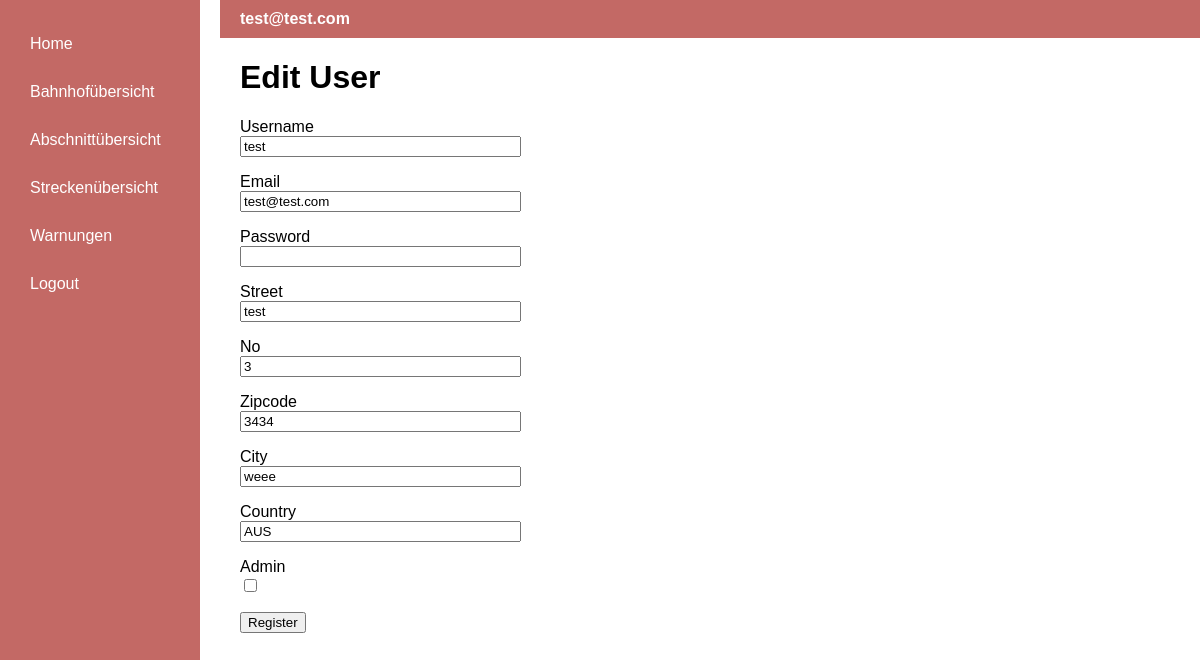
Page /userEdit/3 (signed in) on the earlier database version.
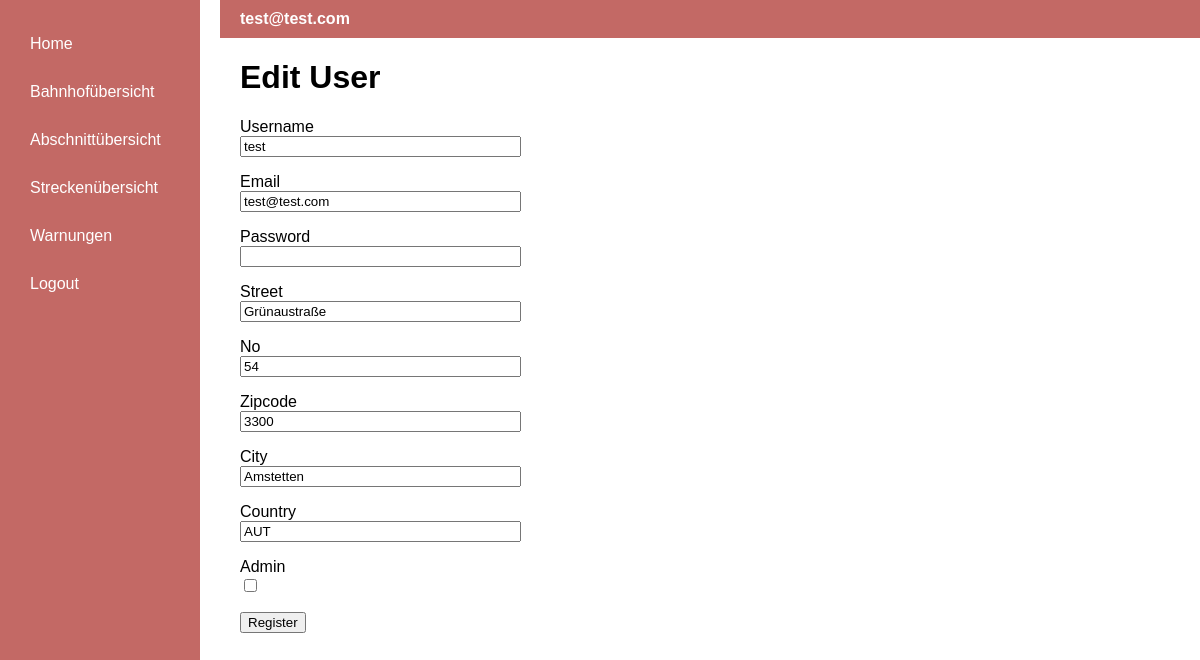
Same page on the later database version.
### app/models.py (models this page shows)
class Address(db.Model):
    id = db.Column(db.Integer, primary_key=True, autoincrement=True)
    street = db.Column(db.String(140))
    no = db.Column(db.Integer)
    zipcode = db.Column(db.Integer)
    city = db.Column(db.String(140))
    country = db.Column(db.String(140))

### app/routes.py (the view, shortened to what this page needs)
@app.route('/userEdit/<user_id>', methods=['GET', 'POST'])
@login_required
def userEdit(user_id):
    user = User.query.get(user_id)
    address = Address.query.get(user.address_id)
    form = UserForm(obj=user)
    form.street.data = address.street
    form.no.data = address.no
    form.zipcode.data = address.zipcode
    form.city.data = address.city
    form.country.data = address.country
    return render_template('userEdit.html', title='Edit User', form=form)

### app/forms.py
class UserForm(FlaskForm):
    username = StringField('Username', validators=[DataRequired()])
    email = StringField('Email', validators=[DataRequired(), Email()])
    password = PasswordField('Password', validators=[DataRequired()])
    street = StringField('Street', validators=[DataRequired()])
    no = StringField('No', validators=[DataRequired()])
    zipcode = StringField('Zipcode', validators=[DataRequired()])
    city = StringField('City', validators=[DataRequired()])
    country = StringField('Country', validators=[DataRequired()])
    is_admin = BooleanField('Admin')
    submit = SubmitField('Register')

### app/models.py (called while the page is built)
@login.user_loader
def load_user(id):
    return db.session.get(User, int(id))

### app/templates/userEdit.html (shortened to what this page needs)
{% extends "base.html" %}
{% block content %}
    <h1>Edit User</h1>
    <form action="" method="post">
        <p>
            {{ form.username.label }}<br>
            {{ form.username(size=32) }}<br>
        </p>
        <p>
            {{ form.email.label }}<br>
            {{ form.email(size=32) }}<br>
        </p>
        <p>
            {{ form.password.label }}<br>
            {{ form.password(size=32) }}<br>
        </p>
        <p>
            {{ form.street.label }}<br>
            {{ form.street(size=32) }}<br>
        </p>
        <p>
            {{ form.no.label }}<br>
            {{ form.no(size=32) }}<br>
        </p>
        <p>
            {{ form.zipcode.label }}<br>
            {{ form.zipcode(size=32) }}<br>
        </p>
        <p>
            {{ form.city.label }}<br>
            {{ form.city(size=32) }}<br>
        </p>
        <p>
            {{ form.country.label }}<br>
            {{ form.country(size=32) }}<br>
        </p>
        <p>
            {{ form.is_admin.label }}<br>
            {{ form.is_admin() }}<br>
        </p>
        <p>{{ form.submit() }}</p>
    </form>
{% endblock %}

Differences in the rows shown:
removed Address: street "test", no "3", zipcode "3434", city "weee", country "AUS"
now on this page (row edited): Address: street "Grünaustraße", no "54", zipcode "3300", city "Amstetten", country "AUT"
